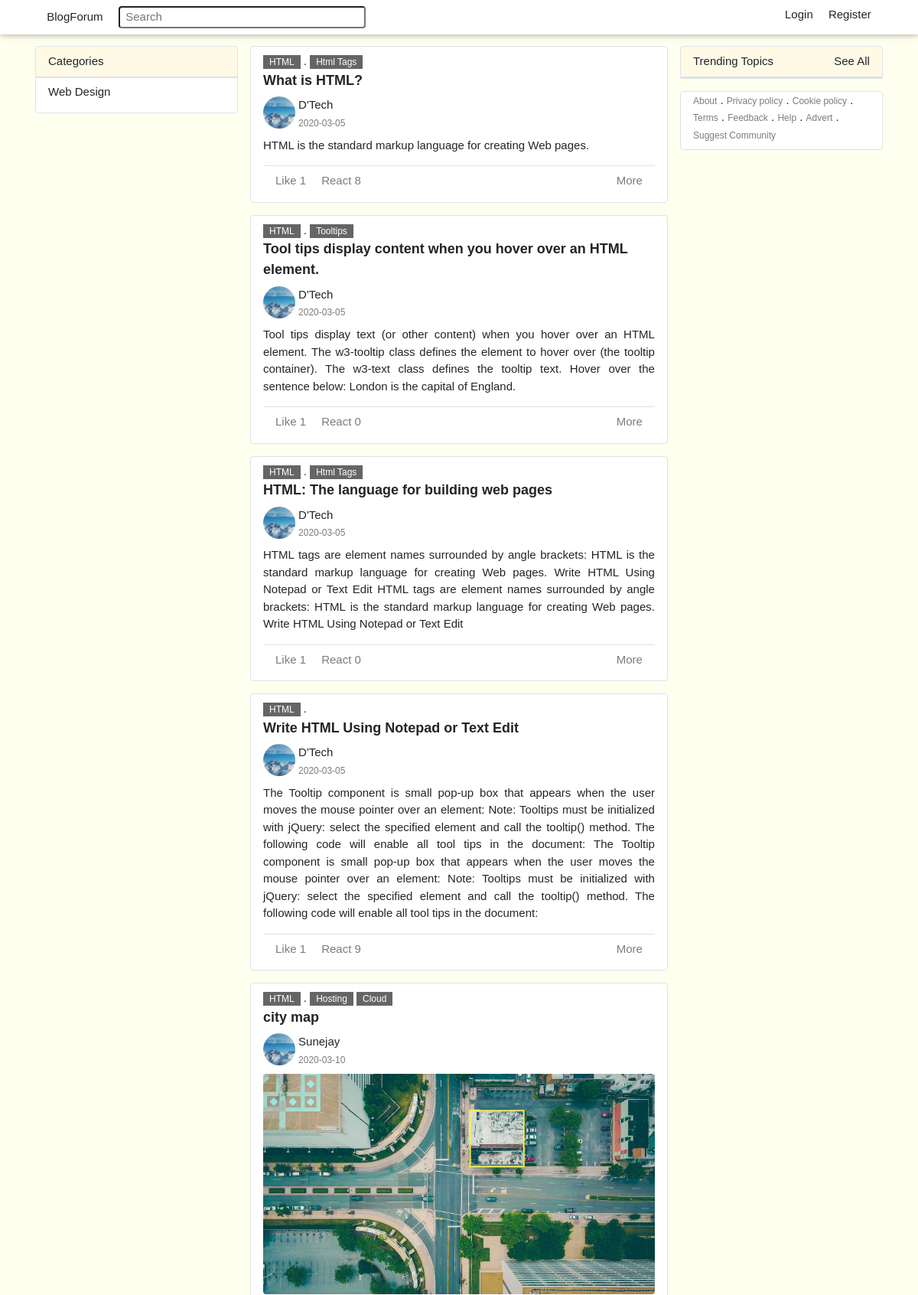
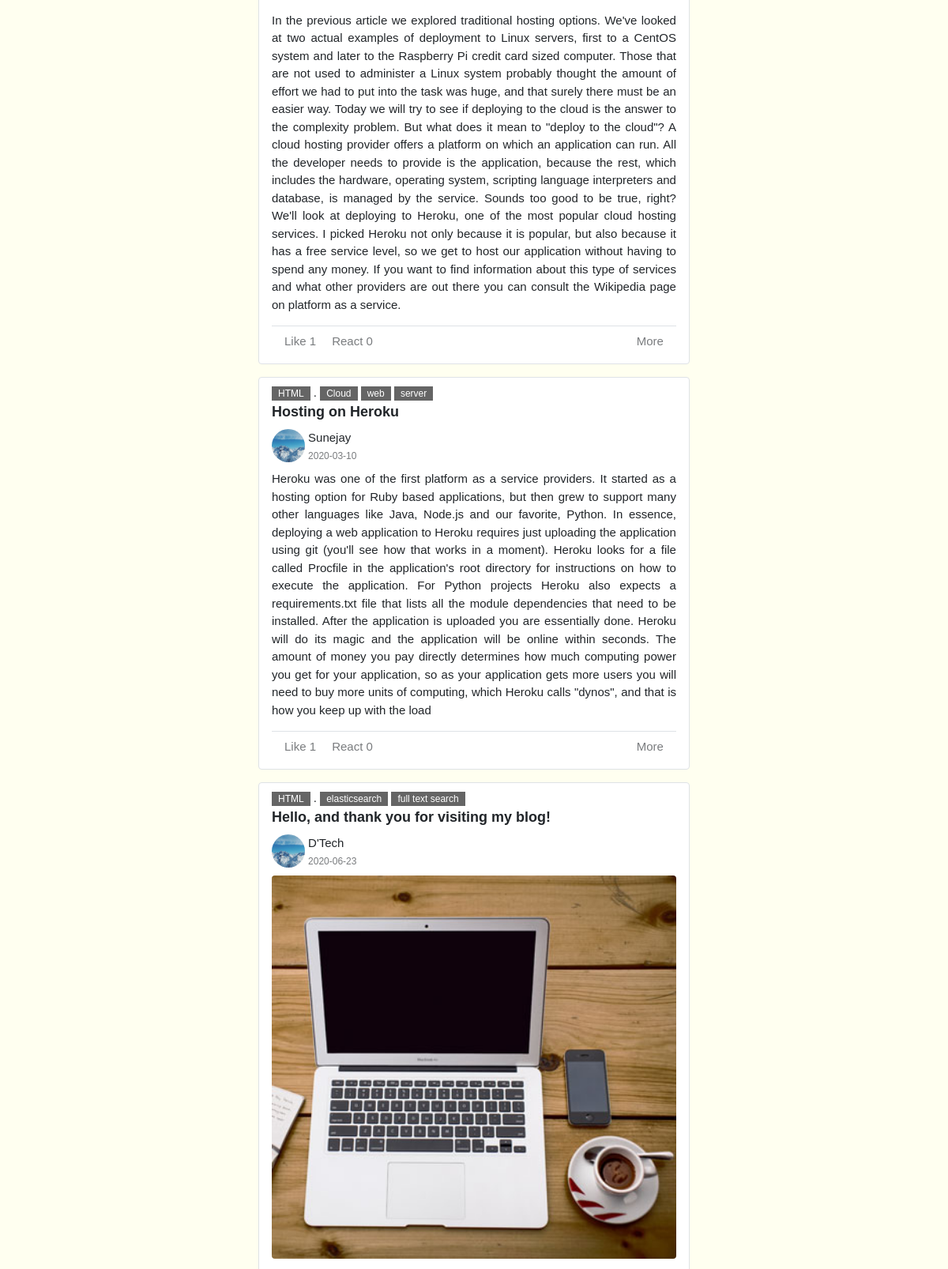
Screenshot of /category/Web Design (upper part) with the database file from the repository (2 pictures, top to bottom).
### blog/models.py (models this page shows, shortened)
class Category(db.Model):
    id = db.Column(db.Integer, primary_key=True)
    name = db.Column(db.String(20), unique=True, nullable=False)
    groups = db.relationship('Group', backref='category', lazy='dynamic')

class SearchMixin(object):
    @classmethod
    def search(cls, expression):
        ids, total = query_index(cls.__tablename__, expression)
        if total == 0:
            return cls.query.filter_by(id=0), 0
        when = []
        for i in range(len(ids)):
            when.append((ids[i], i))
        return cls.query.filter(cls.id.in_(ids)).order_by(
            db.case(when, value=cls.id)), total

class Post(db.Model, SearchMixin):   #, SearchableMixin
    __searchable__ = ['title', 'content']
    id = db.Column(db.Integer, primary_key=True)
    title = db.Column(db.String(100), nullable=False)
    content = db.Column(db.Text, nullable=False)
    image_file = db.Column(db.String(20))
    date_posted = db.Column(db.DateTime, nullable=False, default=datetime.utcnow)
    user_id = db.Column(db.Integer, db.ForeignKey('user.id'), nullable=False)
    group_id = db.Column(db.Integer, db.ForeignKey('group.id'), nullable=False)
    comments = db.relationship('Comment', backref='post', lazy='dynamic')
    group = db.relationship('Group', backref=db.backref('posts', lazy='dynamic'), lazy=True)
    likes = db.relationship('PostLike', backref='post', lazy='dynamic')
    tags = db.relationship('Tag', secondary=post_tags, backref=db.backref('posts', lazy='dynamic'))

class Group(db.Model, SearchMixin):
    __searchable__ = ['name']
    id = db.Column(db.Integer, primary_key=True)
    name = db.Column(db.String(20), unique=True, nullable=False)
    icon = db.Column(db.String(20), nullable=False)
    description = db.Column(db.String(100), nullable=False)
    category_id = db.Column(db.Integer, db.ForeignKey('category.id'), nullable=False)

class Tag(db.Model, SearchMixin):
    __searchable__ = ['name']
    id = db.Column(db.Integer, primary_key=True)
    name = db.Column(db.String(20), unique=True)         #, nullable=False

class User(db.Model, UserMixin, SearchMixin):
    __searchable__ = ['username']
    id = db.Column(db.Integer, primary_key=True)
    username = db.Column(db.String(20), unique=True, nullable=False)
    email = db.Column(db.String(120), unique=True, nullable=False)
    image_file = db.Column(db.String(20), nullable=False, default='default.jpg')
    password = db.Column(db.String(100), nullable=False)
    date_joined = db.Column(db.DateTime, nullable=False, default=datetime.utcnow)
    admin = db.Column(db.Boolean, default=False)
    roles = db.Column(db.String(4), default='R')
    posts = db.relationship('Post', backref='author', lazy='dynamic')
    comments = db.relationship('Comment', backref='author', lazy='dynamic')
    followed = db.relationship('User', secondary=followers,
                               primaryjoin=(followers.c.follower_id == id),
                               secondaryjoin=(followers.c.followed_id == id),
                               backref=db.backref('followers', lazy='dynamic'), lazy='dynamic')
    liked_posts = db.relationship('PostLike',
                                  foreign_keys='PostLike.user_id',
                                  backref='user', lazy='dynamic')
    liked_comments = db.relationship('CommentLike',
                                     foreign_keys='CommentLike.user_id',
                                     backref='user', lazy='dynamic')
    groups = db.relationship('Group', secondary=joins,
                             backref=db.backref('users', lazy='dynamic'),
                             lazy='dynamic')
    saved_posts = db.relationship('Post', secondary=post_save,
                             backref=db.backref('users', lazy='dynamic'),
                             lazy='dynamic')
    saved_comments = db.relationship('Comment', secondary=comment_save,
                                 backref=db.backref('users', lazy='dynamic'),
                                 lazy='dynamic')
    '''sent_messages = db.relationship('Message',
                                    foreign_keys='Message.sender_id',
                                    backref='author', lazy='dynamic')
    received_messages = db.relationship('Message',
                                        foreign_keys='Message.receiver_id',
                                        backref='receiver', lazy='dynamic')
    last_message_read_time = db.Column(db.DateTime)
    notifications = db.relationship('Notification', backref='user', lazy='dynamic')'''
    '''def new_messages(self):
        last_read_time = self.last_message_read_time or datetime(1900, 1, 1)
        return Message.query.filter_by(receiver=self).filter(
            Message.timestamp > last_read_time).count()

    def add_notification(self, name, data):
        self.notifications.filter_by(name=name).delete()
        n = Notification(name=name, payload_json=json.dumps(data), user=self)
        db.session.add(n)
        return n'''

### blog/posts/routes.py (the view)
@posts.route('/category/<string:name>')
def category(name):
    cats = Category.query.all()
    cat_name = Category.query.filter_by(name=name).first_or_404()
    groups = Group.query.filter_by(category=cat_name)
    return render_template('post/cat_posts.html', groups=groups, cat_name=cat_name, cats=cats)

### blog/main/forms.py
class SearchForm(FlaskForm):
    q = StringField('Search', validators=[DataRequired()])
    def __init__(self, *args, **kwargs):
        if 'formdata' not in kwargs:
            kwargs['formdata'] = request.args
        if 'csrf_enabled' not in kwargs:
            kwargs['csrf_enabled'] = False
        super(SearchForm, self).__init__(*args, **kwargs)

### blog/posts/routes.py (called while the page is built)
@posts.before_request
def before_request():
    if current_user.is_authenticated or current_user.is_anonymous:
        g.search_form = SearchForm()

### blog/templates/post/cat_posts.html (shortened to what this page needs)
{% extends 'layout.html' %}
{% block content %}
<div class="w3-col m3">
    <div class="w3-padding border rounded-top pg-wheat">Categories</div>
    <div class="w3-container border pt-2 rounded-bottom pg-bgc-white">
        {% for cat in cats %}
            <p><a href="{{ url_for('posts.category', name=cat.name) }}" class="pg-link">{{ cat.name }}</a></p>
        {% endfor %}
    </div>
</div>
<div class="w3-col m6">
    {% for g in groups %}
        {% for post in g.posts %}
            <div class="w3-container w3-padding w3-margin-bottom border w3-round pg-bgc-white">
                <div>
                    <a href="{{ url_for('posts.group', name=post.group.name) }}" class="w3-small w3-tag w3-opacity pg-link">{{ post.group.name }}</a> .
                    {% for tag in post.tags %}
                        <a href="{{ url_for('posts.tag', name=tag.name) }}" class="w3-small w3-tag w3-opacity pg-link">{{ tag.name }}</a>
                    {% endfor %}
                </div>
                <div><a href="{{ url_for('posts.post', post_id=post.id) }}" class="w3-large pg-b-text pg-link">{{ post.title }}</a></div>
                <div class="mt-2 mb-2">
                    <div class="w3-col" style="width:9%;">
                        <a href="{{ url_for('users.user_posts', username=post.author.username) }}">
                            <img src="{{ url_for('static', filename='profile_img/' + post.author.image_file) }}" class="w3-circle w3-image" style="width:42px; height:42px;"/>
                        </a>
                    </div>
                    <div class="w3-rest">
                        <a href="{{ url_for('users.user_posts', username=post.author.username) }}" class="pg-link">{{ post.author.username }}</a><br>
                        <small class="w3-opacity">{{ post.date_posted.strftime('%Y-%m-%d') }}</small>
                    </div>
                </div>
                <div class="w3-justify border-bottom">
                    {% if post.image_file %}
                        <img src="{{ url_for('static', filename='post_img/' + post.image_file) }}" class="w3-image w3-round w3-margin-bottom" style="width:100%"/>
                    {% endif %}
                    <p> {{ post.content }}</p>
                </div>
                <div class="w3-padding">
                    {% if current_user.is_authenticated %}
                        {% if current_user.has_liked_post(post) %}
                            <a href="{{ url_for('posts.post_like_action', post_id=post.id, action='unlike') }}" class="w3-margin-right w3-opacity pg-join">Unlike {{ post.likes.count() }}</a>
                        {% else %}
                            <a href="{{ url_for('posts.post_like_action', post_id=post.id, action='like') }}" class="w3-margin-right w3-opacity pg-join">Like {{ post.likes.count() }}</a>
                        {% endif %}
                    {% else %}
                        <span class="w3-margin-right w3-opacity pg-join">Like {{ post.likes.count() }}</span>
                    {% endif %}
                    <a href="{{ url_for('posts.post', post_id=post.id) }}" class="w3-margin-right w3-opacity pg-join">React {{ post.comments.count() }}</a>
                    <span class="w3-right w3-opacity w3-margin-left">More</span>
                </div>
            </div>
        {% endfor %}
    {% endfor %}
</div>
<div class="w3-col m3">
    <div class="w3-padding border rounded-top pg-wheat">
        <span>Trending Topics</span>
        <span class="w3-right"><a href="#" class="pg-pg-link">See All</a></span>
    </div>
    <div class="w3-container border rounded-bottom w3-margin-bottom pg-bgc-white">
    </div>
    <div class="w3-container w3-margin-bottom border w3-round pb-2 pg-bgc-white">
        <a href="#" class="w3-small w3-opacity">About</a> .
        <a href="#" class="w3-small w3-opacity">Privacy policy</a> .
        <a href="#" class="w3-small w3-opacity">Cookie policy</a> .
        <a href="#" class="w3-small w3-opacity">Terms</a> .
        <a href="#" class="w3-small w3-opacity">Feedback</a> .
        <a href="#" class="w3-small w3-opacity">Help</a> .
        <a href="#" class="w3-small w3-opacity">Advert</a> .
        <a href="#" class="w3-small w3-opacity">Suggest Community</a>
    </div>
</div>
{% endblock content %}

### blog/static/css/w3.css (style rules this page uses)
*,*:before,*:after { box-sizing:inherit }
html { -ms-text-size-adjust:100%;-webkit-text-size-adjust:100% }
body { margin:0 }
a { background-color:transparent }
small { font-size:80% }
img { border-style:none }
button,input,select,textarea,optgroup { font:inherit;margin:0 }
button,input { overflow:visible }
html,body { font-family:Verdana,sans-serif;font-size:15px;line-height:1.5 }
html { overflow-x:hidden }
.w3-image { max-width:100%;height:auto }
img { vertical-align:middle }
a { color:inherit }
.w3-badge,.w3-tag { background-color:#000;color:#fff;display:inline-block;padding-left:8px;padding-right:8px;text-align:center }
.w3-container:after,.w3-container:before,.w3-panel:after,.w3-panel:before,.w3-row:after,.w3-row:before,.w3-row-padding:after,.w3-row-padding:before, .w3-cell-row:before,.w3-cell-row:after,.w3-clear:after,.w3-clear:before,.w3-bar:before,.w3-bar:after { content:"";display:table;clear:both }
.w3-col,.w3-half,.w3-third,.w3-twothird,.w3-threequarter,.w3-quarter { float:left;width:100% }
@media (min-width:601px) { .w3-col.m3,.w3-quarter { width:24.99999% } }
@media (min-width:601px) { .w3-col.m6,.w3-half { width:49.99999% } }
.w3-rest { overflow:hidden }
.w3-circle { border-radius:50% }
.w3-round,.w3-round-medium { border-radius:4px }
.w3-row-padding,.w3-row-padding>.w3-half,.w3-row-padding>.w3-third,.w3-row-padding>.w3-twothird,.w3-row-padding>.w3-threequarter,.w3-row-padding>.w3-quarter,.w3-row-padding>.w3-col { padding:0 8px }
.w3-container,.w3-panel { padding:0.01em 16px }
.w3-opacity,.w3-hover-opacity:hover { opacity:0.60 }
.w3-small { font-size:12px!important }
.w3-large { font-size:18px!important }
.w3-justify { text-align:justify!important }
.w3-margin-bottom { margin-bottom:16px!important }
.w3-margin-left { margin-left:16px!important }
.w3-margin-right { margin-right:16px!important }
.w3-padding { padding:8px 16px!important }
.w3-right { float:right!important }

### blog/static/css/main.css (style rules this page uses)
body { background-color: cornsilk; }
.pg-link, .pg-header-link, .pg-join, .pg-header-link:hover, .pg-link:hover, .pg-join:hover { text-decoration: none; }
.pg-b-text { font-weight: bold; }
.pg-wheat { background-color: #fffae6; }
#header-input { width: 60%; }
.pg-bgc-white { background-color: white; }

### rows the page displays
Category: name "Web Design"
Post: group.name "HTML", title "What is HTML?", image_file (placeholder picture), author.username "D'Tech", date_posted "2020-03-05", content "HTML is the standard markup language for creating Web pages.", likes.count "1", comments.count "8"
Tag: name "Html Tags"
Post: group.name "HTML", title "Tool tips display content when you hover over an HTML element.", image_file (placeholder picture), author.username "D'Tech", date_posted "2020-03-05", content "Tool tips display text (or other content) when you hover over an HTML element. The w3-tooltip class defines the element to hover over (the tooltip container). The w3-text class defines the tooltip text. Hover over the sentence below: London is the capital of England.", likes.count "1", comments.count "0"
Tag: name "Tooltips"
Post: group.name "HTML", title "HTML: The language for building web pages", image_file (placeholder picture), author.username "D'Tech", date_posted "2020-03-05", content "HTML tags are element names surrounded by angle brackets: HTML is the standard markup language for creating Web pages. Write HTML Using Notepad or Text Edit HTML tags are element names surrounded by angle brackets: HTML is the standard markup language for creating Web pages. Write HTML Using Notepad or Text Edit", likes.count "1", comments.count "0"
Post: group.name "HTML", title "Write HTML Using Notepad or Text Edit", image_file (placeholder picture), author.username "D'Tech", date_posted "2020-03-05", content "The Tooltip component is small pop-up box that appears when the user moves the mouse pointer over an element: Note: Tooltips must be initialized with jQuery: select the specified element and call the tooltip() method. The following code will enable all tool tips in the document: The Tooltip component is small pop-up box that appears when the user moves the mouse pointer over an element: Note: Tooltips must be initialized with jQuery: select the specified element and call the tooltip() method. The following code will enable all tool tips in the document:", likes.count "1", comments.count "9"
Post: group.name "HTML", title "city map", image_file (placeholder picture), author.username "Sunejay", date_posted "2020-03-10", image_file (picture), content "In the previous article we explored traditional hosting options. We've looked at two actual examples of deployment to Linux servers, first to a CentOS system and later to the Raspberry Pi credit card sized computer. Those that are not used to administer a Linux system probably thought the amount of effort we had to put into the task was huge, and that surely there must be an easier way. Today we will try to see if deploying to the cloud is the answer to the complexity problem. But what does it mean to \"deploy to the cloud\"? A cloud hosting provider offers a platform on which an application can run. All the developer needs to provide is the application, because the rest, which includes the…", likes.count "1", comments.count "0"
Tag: name "Hosting"
Tag: name "Cloud"
Post: group.name "HTML", title "Hosting on Heroku", image_file (placeholder picture), author.username "Sunejay", date_posted "2020-03-10", content "Heroku was one of the first platform as a service providers. It started as a hosting option for Ruby based applications, but then grew to support many other languages like Java, Node.js and our favorite, Python. In essence, deploying a web application to Heroku requires just uploading the application using git (you'll see how that works in a moment). Heroku looks for a file called Procfile in the application's root directory for instructions on how to execute the application. For Python projects Heroku also expects a requirements.txt file that lists all the module dependencies that need to be installed. After the application is uploaded you are essentially done. Heroku will do its magic and…", likes.count "1", comments.count "0"
Tag: name "web"
Tag: name "server"
Post: group.name "HTML", title "Hello, and thank you for visiting my blog!", image_file (placeholder picture), author.username "D'Tech", date_posted "2020-06-23", image_file (picture)
Tag: name "elasticsearch"
Tag: name "full text search"
